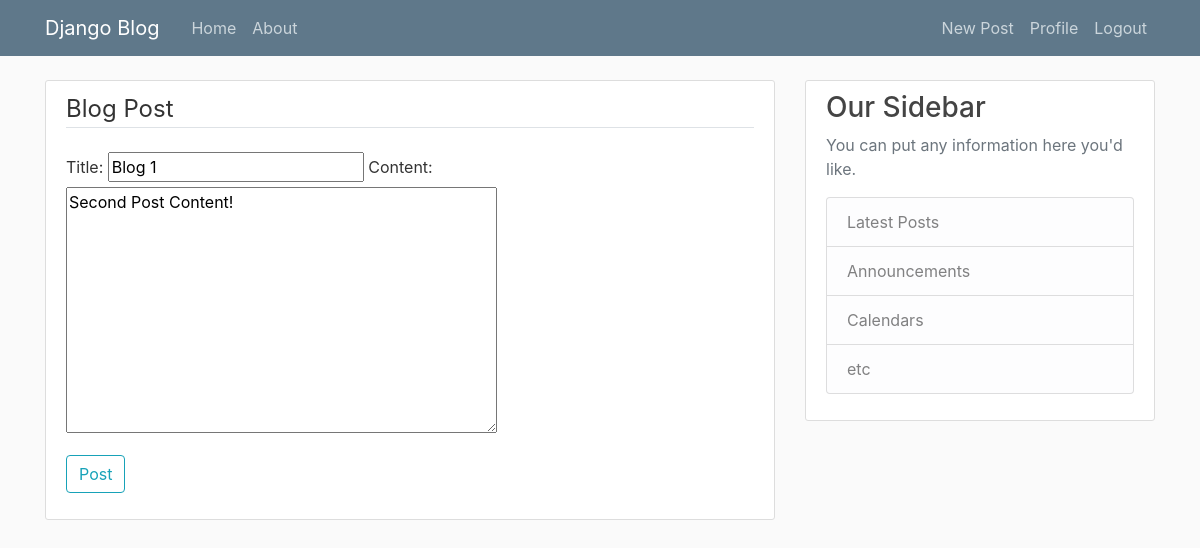
The page /post/2/update (signed in) on the database as committed earlier.
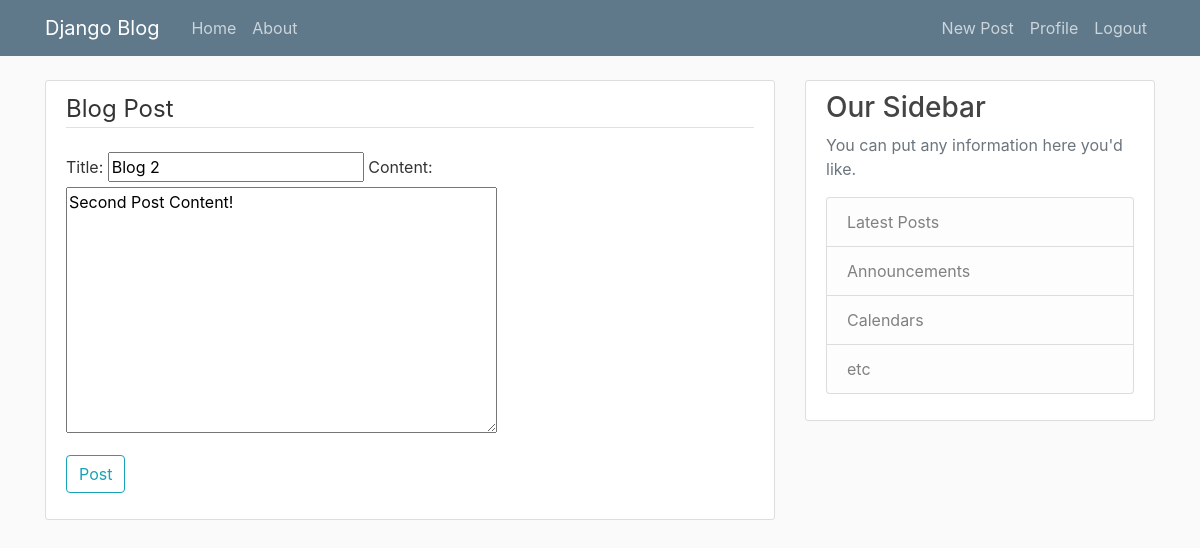
The same page on the database as committed later.
### blog/models.py (models this page shows, shortened)
class Post(models.Model):
    title = models.CharField(max_length=100)
    content = models.TextField()
    date_posted = models.DateTimeField(default=timezone.now)
    author = models.ForeignKey(User, on_delete=models.CASCADE)

### blog/views.py (the view, shortened to what this page needs)
# urls.py: path('post/<int:pk>/update', PostUpdateView.as_view(), name='post-update'),
class PostUpdateView(LoginRequiredMixin, UserPassesTestMixin, UpdateView):
     model = Post
     fields = ['title', 'content']
     def test_func(self):
          post = self.get_object()
          if self.request.user == post.author:
               return True
          return False

### blog/templates/blog/post_form.html (shortened to what this page needs)
{% extends "blog/base.html" %}
{% load crispy_forms_tags %}
{% block content %}
    <div class="content-section">
        <form method="POST">
            <fieldset class="form-group">
                <legend class="border-bottom mb-4">Blog Post</legend>
                {{ form }}
            </fieldset>
            <div class="form-group">
                <button class="btn btn-outline-info" type="submit">Post</button>
            </div>
        </form>
    </div>
{% endblock content %}

Rows that differ between the two databases and show on the page:
changed Post "Second Post Content!": title "Blog 1" → "Blog 2"
